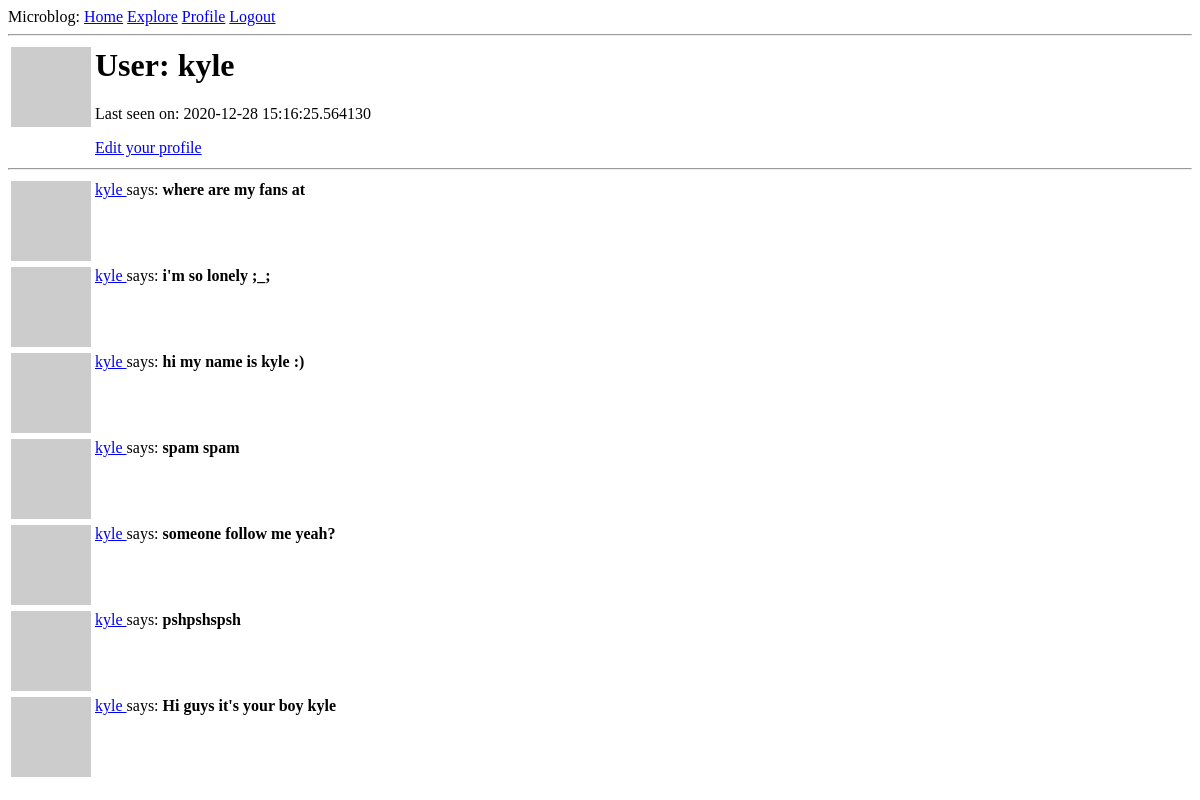
The app's page /user/kyle (signed in), older data.
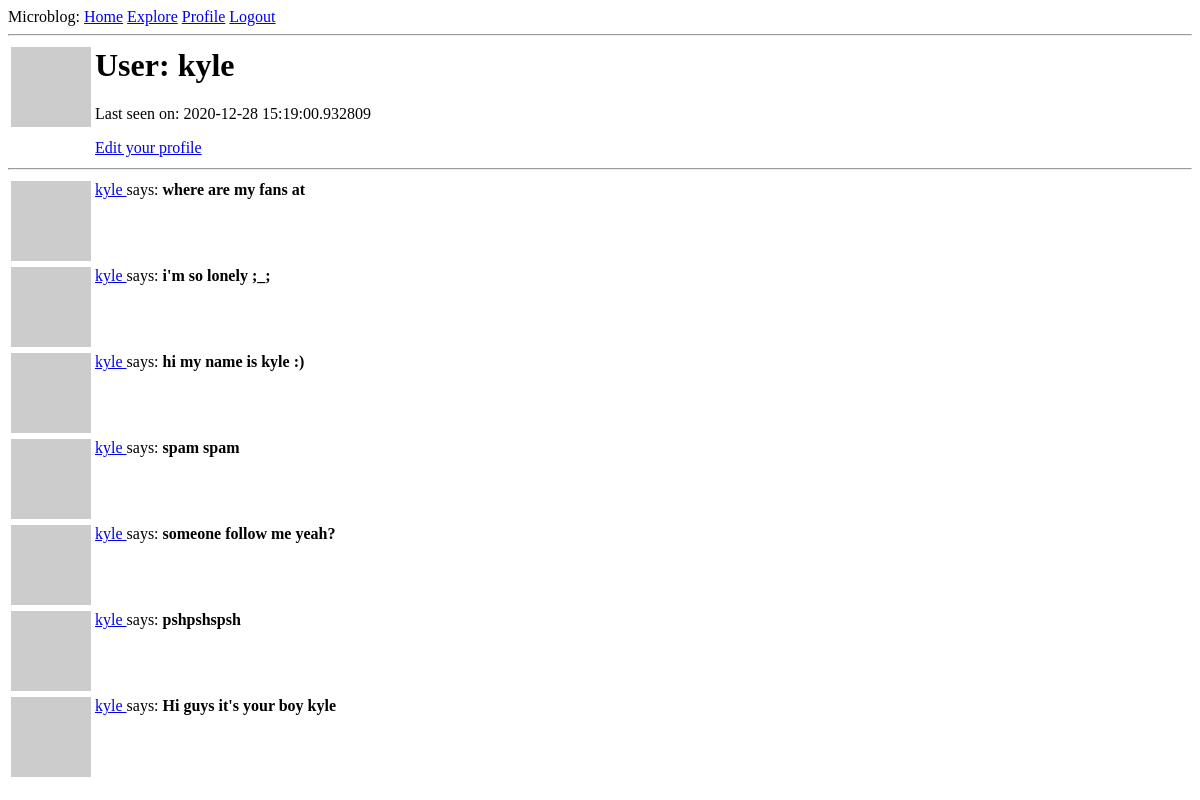
The same page, newer data.
### app/models.py (models this page shows, shortened)
class User(UserMixin, db.Model):
  id = db.Column(db.Integer, primary_key=True)
  username = db.Column(db.String(64), index=True, unique=True)
  email = db.Column(db.String(120), index=True, unique=True)
  password_hash = db.Column(db.String(128))
  posts = db.relationship('Post', backref='author', lazy='dynamic')
  about_me = db.Column(db.String(140))
  last_seen = db.Column(db.DateTime, default=datetime.utcnow)
  followed = db.relationship(
    'User', secondary=followers,
    primaryjoin=(followers.c.follower_id == id),
    secondaryjoin=(followers.c.followed_id == id),
    backref=db.backref('followers', lazy='dynamic'), lazy='dynamic'
  )
  def avatar(self, size):
    digest = md5(self.email.lower().encode('utf-8')).hexdigest()
    return 'https://www.gravatar.com/avatar/{}?d=identicon&s={}'.format(
      digest, size
    )

### app/routes.py (the view)
@app.route('/user/<username>')
@login_required
def user(username):
  user = User.query.filter_by(username=username).first_or_404()
  page = request.args.get('page', 1, type=int)
  posts = user.posts.order_by(Post.timestamp.desc()).paginate(
    page, app.config['POSTS_PER_PAGE'], False
  )
  next_url = url_for('user', username=user.username, page=posts.next_num) \
    if posts.has_next else None
  prev_url = url_for('user', username= user.username, page=posts.prev_num) \
    if posts.has_prev else None
  form = EmptyForm()
  return render_template('user.html', user=user, posts=posts.items,
    next_url=next_url, prev_url=prev_url, form=form)

### app/models.py (called while the page is built)
@login.user_loader
def load_user(id):
  return User.query.get(int(id))

### app/routes.py (called while the page is built)
@app.before_request
def before_request():
  if current_user.is_authenticated:
    current_user.last_seen = datetime.utcnow()
    db.session.commit()

### app/templates/user.html (shortened to what this page needs)
{% extends "base.html" %}
{% block content %}
  <table>
    <tr valign="top">
      <td><img src="{{user.avatar(128)}}"></td>
      <td>
        <h1>User: {{user.username}}</h1>
        {% if user.last_seen %}<p>Last seen on: {{user.last_seen}}</p>{% endif %}
        {% if user == current_user %}
        <p><a href="{{url_for('edit_profile')}}">Edit your profile</a></p>
        {% endif %}
      </td>
    </tr>
  </table>
  <hr>
  {% for post in posts %}
    {% include '_post.html' %}
  {% endfor %}
{% endblock %}

Row changes from the older to the newer data that the page shows:
changed User "kyle": last_seen "2020-12-28 15:16:25.564130" → "2020-12-28 15:19:00.932809"
